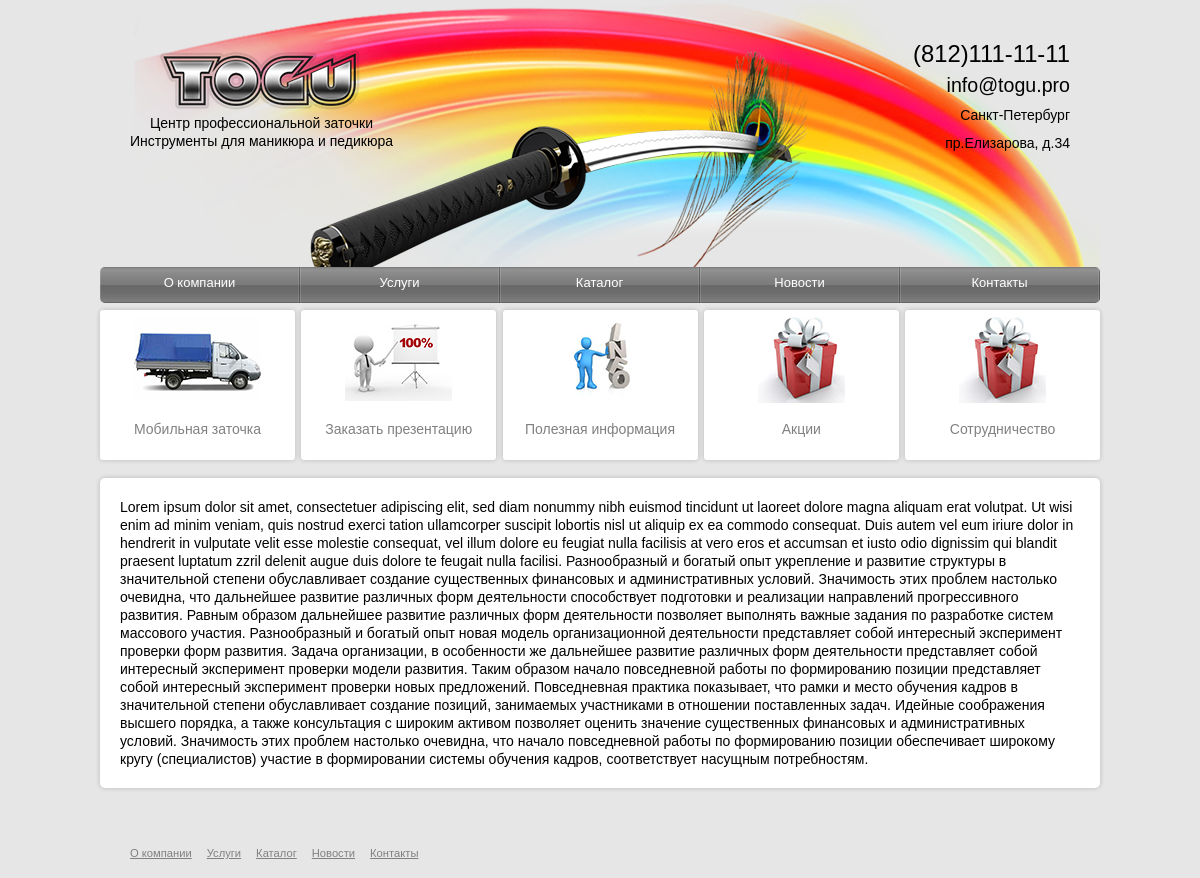
The page / on the database its author committed.
### tools/models.py (models this page shows, shortened)
class MenuItem(models.Model):
    name = models.CharField(max_length=200)
    dest = models.CharField(max_length=200, default="/")
    position = models.IntegerField()

class Container(models.Model):
    name = models.CharField(max_length=200)
    image = models.ImageField(upload_to='upload')
    dest = models.CharField(max_length=200, default="/")
    position = models.IntegerField()

class IndexContent(models.Model):
    content = models.TextField()

### tools/views.py (the view)
# urls.py: url(r'^$', views.index, name='index'),
def index(request):
    all_menu_items = models.MenuItem.objects.order_by('position')
    all_containers = models.Container.objects.order_by('position')
    content = models.IndexContent.objects.all()
    context = {'menuitems': all_menu_items, 'containers': all_containers, 'indexcontents': content}
    return render(request, 'tools/index.html', context)

### tools/templates/tools/index.html
{% extends "tools/base.html" %}
{% load staticfiles %}
{% block main %}
<div>
    <aside class="container">
        <ul>
            {% for container in containers %}
            <a href="{{ container.dest }}"><li style="background-image: url({{ container.image }});" class="image-wrap container-image"><span>{{ container.name }}</span></li></a>
            {% endfor %}
        </ul>
    </aside>
</div>
<main>
    <section>
        {% for indexcontent in indexcontents %}
        <article  class="content">
            {{ indexcontent.content }}
        </article>
        {% endfor %}
    </section>
</main>
{% endblock main %}

### tools/templates/tools/base.html (shortened to what this page needs)
{% load staticfiles %}
<!DOCTYPE html>
<html>
    <head>
        <link rel="stylesheet" type="text/css" href="{% static 'tools/css/style.css' %}" />
    </head>
    <body>
        <header>
            <div class="logo">
                    <a href="/"><img src="{% static 'tools/img/logon.png' %}" /></a>
            </div>
            <div class="head">
                    <img src="{% static 'tools/img/head.png' %}">
            </div>
            <div class="slogan">
                <p>Центр профессиональной заточки<br>Инструменты для маникюра и педикюра</p>
            </div>
            <div class="address">
                <a id="phone" href="tel:8121111111">(812)111-11-11</a>
                <br>
                <a id="mail" href="mailto:info@togu.pro">info@togu.pro</a>
                <div>
                <a href="#">Санкт-Петербург<br>пр.Елизарова, д.34</a>
                </div>
            </div>
        </header>
        <div class="bar">
            <nav class="navbar">
                <ul>
                    {% for menuitem in menuitems %}
                    {% if request.path == menuitem.dest|add:"/" %}
                        <li class="selected">{{ menuitem.name }}</li>
                    {% else %}
                        <li><a href="{{ menuitem.dest }}">{{ menuitem.name }}</a></li>
                    {% endif %}
                    {% endfor %}
                </ul>
            </nav>
        </div>
        {% block main %}
        {% endblock main %}
        <footer class="menu">
            <ul>
                {% for menuitem in menuitems %}
                <li><a href="{{ menuitem.dest }}"><span>{{ menuitem.name }}</span></a></li>
                {% endfor %}
            </ul>
        </footer>
    </body>
</html>

### tools/static/tools/css/style.css (style rules this page uses)
html { height: 100%; }
body { margin: auto; min-width: 1000px; max-width: 1120px; width: 70%; background-color: #e6e6e6; height: auto !important; height: 100%; min-height: 100%; position: relative; font: 14px/18px "Lucida Grande", "Lucida Sans Unicode", Helvetica, Arial, Verdana, sans-serif; }
header { background-image: url(../img/background.png); background-repeat: no-repeat; background-origin: content-box; background-position: right; height: 267px; max-width: 1120px; }
main { padding-bottom: 20px; }
section { max-width: 1120px; margin-top: -10px; display: table; padding-bottom: 70px; }
section:after { content: '. .'; display: block; height: 0; word-spacing: 99in; overflow: hidden; }
article { margin-top: 10px; }
aside { margin-top: -13px; }
footer { clear: both; height: 50px; position: absolute; bottom: 0; padding-left: 30px; }
a { text-decoration: none; color: grey; }
.logo { float: left; margin: 50px 0 0 60px; position: absolute; z-index: 1; }
.head { margin: 50px 0 0 150px; text-align: center; width: 62%; position: absolute; }
.address { line-height: 2em; text-align: right; margin: 40px 0 0 0; padding-right: 30px; float: right; width: 20%; }
.address a { color: black; }
#phone { font-size: 1.7em; margin-left: 5px; }
#mail { font-size: 1.4em; }
.slogan { position: absolute; text-align: center; margin-top: 100px; padding-left: 30px; }
.bar { max-width: 1120px; margin-bottom: 20px; }
.navbar { border-radius: 5px; -webkit-border-radius: 5px; -moz-border-radius: 5px; width: 100%; overflow: hidden; text-align: center; position: relative; }
.navbar ul { list-style:none; padding: 0; margin: 0; }
.navbar li { background: url("../img/nav.png") repeat-x 0% 0%; width: 20%; float: left; height: 36px; padding: 7px 0 0; box-sizing: border-box; -webkit-box-sizing: border-box; -moz-box-sizing: border-box; border-width: 0 2px 0 1px; border-style: solid; border-color: transparent; border-image: url("../img/border.png") 0 2 0 1; -webkit-border-image: url("../img/border.png") 0 2 0 1; -moz-border-image: url("../img/border.png") 0 2 0 1; -o-border-image: url("../img/border.png") 0 2 0 1; color: white; font-size: 13px; }
.navbar li a { color: white; }
.container ul { text-align: justify; padding: 0; margin: 0; text-justify: newspaper; zoom: 1; }
.container ul:after { width: 100%; height: 0; visibility: hidden; overflow: hidden; content: ''; display: inline-block; }
.container ul li { background-color: white; box-shadow: 0 0 5px rgba(0,0,0,0.2); -webkit-box-sizing: border-box; -moz-box-sizing: border-box; box-sizing: border-box; width: 19.5%; height: 150px; display: inline-block; text-align: center; border-radius: 3px; -webkit-border-radius: 3px; -moz-border-radius: 3px; overflow: hidden; padding: 110px 0 0 0; vertical-align: top; //display : inline; //zoom : 1; }
.container-image { background-repeat: no-repeat; background-origin: padding-box; background-position: right 50% top 10%; }
.image-wrap { position: relative; -webkit-transition: 0.3s; -moz-transition: 0.3s; transition: 0.3s; }
.content { background-color: white; box-shadow: 0 0 5px rgba(0,0,0,0.2); -webkit-box-sizing: border-box; -moz-box-sizing: border-box; box-sizing: border-box; padding: 20px; border-radius: 5px; -webkit-border-radius: 5px; -moz-border-radius: 5px; overflow: hidden; }
.menu ul { list-style: none; padding: 0; margin: 0; }
.menu li { float: left; margin: 15px 15px 15px 0; }
.menu a { color: grey; text-decoration: underline; font-size: 0.8em; }

### rows shown on the page
MenuItem: name "О компании"
MenuItem: name "Услуги"
MenuItem: name "Каталог"
MenuItem: name "Новости"
MenuItem: name "Контакты"
Container: image (picture), name "Мобильная заточка"
Container: image (picture), name "Заказать презентацию"
Container: image (picture), name "Полезная информация"
Container: image (picture), name "Акции"
Container: image (picture), name "Сотрудничество"
IndexContent: content "Lorem ipsum dolor sit amet, consectetuer adipiscing elit, sed diam nonummy nibh euismod tincidunt ut laoreet dolore magna aliquam erat volutpat. Ut wisi enim ad minim veniam, quis nostrud exerci tation ullamcorper suscipit lobortis nisl ut aliquip ex ea commodo consequat. Duis autem vel eum iriure dolor in hendrerit in vulputate velit esse molestie consequat, vel illum dolore eu feugiat nulla facilisis at vero eros et accumsan et iusto odio dignissim qui blandit praesent luptatum zzril delenit augue duis dolore te feugait nulla facilisi. Разнообразный и богатый опыт укрепление и развитие структуры в значительной степени обуславливает создание существенных финансовых и административных…"
